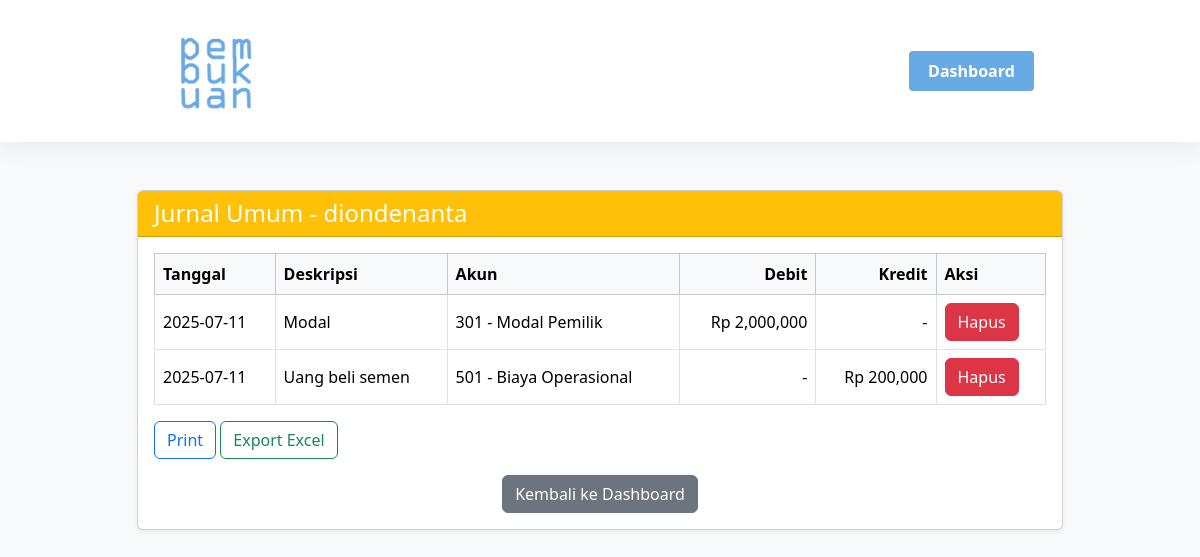
The app's page /jurnal.php (signed in) with its own data.
### tables this page shows
CREATE TABLE `transactions` (
  `id` int NOT NULL,
  `date` date NOT NULL,
  `description` text,
  `type` enum('debit','kredit') NOT NULL,
  `amount` double NOT NULL,
  `account_id` int NOT NULL,
  `user_id` int DEFAULT NULL
);

CREATE TABLE `accounts` (
  `id` int NOT NULL,
  `account_code` varchar(10) NOT NULL,
  `name` varchar(100) NOT NULL,
  `type` enum('aset','liabilitas','modal','pendapatan','beban') NOT NULL
);

### php/function.php (called while the page is built, shortened)
<?php
include 'koneksi.php';
function getJurnalUmum() {
    global $conn;
    $user_id = $_SESSION['user_id'];
    $result = $conn->query("
        SELECT t.id, t.date, t.description, a.account_code, a.name AS account_name, t.type, t.amount
        FROM transactions t
        JOIN accounts a ON t.account_id = a.id
        WHERE t.user_id = $user_id
        ORDER BY t.date ASC
    ");
    return $result->fetch_all(MYSQLI_ASSOC);
}
?>

### jurnal.php (the view, shortened to what this page needs)
<?php
include 'php/koneksi.php';
include 'php/function.php';
$jurnal = getJurnalUmum();
?>
<!DOCTYPE html>
<html>
<head>
    <link href="https://cdn.jsdelivr.net/npm/bootstrap@5.3.3/dist/css/bootstrap.min.css" rel="stylesheet">
</head>
<body class="bg-light">
    <div class="navbar">
        <div class="container">
            <a class="navbar-brand" href="#"><img src="./img/icon.png" alt=""></a>
            <a href="index.php" class="logout-btn">Dashboard</a>
        </div>
    </div>
    <div class="container py-5">
        <div class="row justify-content-center">
            <div class="col-md-10">
                <div class="card shadow-sm">
                    <div class="card-header bg-warning text-white">
                        <h4 class="mb-0">Jurnal Umum - <?= htmlspecialchars($_SESSION['username']) ?></h4>
                    </div>
                    <div class="card-body">
                        <div class="table-responsive">
                            <table class="table table-bordered table-hover align-middle">
                                <thead class="table-light">
                                    <tr>
                                        <th>Tanggal</th>
                                        <th>Deskripsi</th>
                                        <th>Akun</th>
                                        <th class="text-end">Debit</th>
                                        <th class="text-end">Kredit</th>
                                        <th>Aksi</th>
                                    </tr>
                                </thead>
                                <tbody>
                                    <?php if (count($jurnal) > 0): ?>
                                        <?php foreach ($jurnal as $row): ?>
                                            <tr>
                                                <td><?= htmlspecialchars($row['date']) ?></td>
                                                <td><?= htmlspecialchars($row['description']) ?></td>
                                                <td><?= htmlspecialchars($row['account_code']) ?> - <?= htmlspecialchars($row['account_name']) ?></td>
                                                <td class="text-end"><?= ($row['type'] === 'debit') ? 'Rp ' . number_format($row['amount']) : '-' ?></td>
                                                <td class="text-end"><?= ($row['type'] === 'kredit') ? 'Rp ' . number_format($row['amount']) : '-' ?></td>
                                                <td><a href="hapus-transaksi.php?id=<?= $row['id'] ?>" class="btn btn-danger" onclick="return confirm('Yakin ingin menghapus transaksi ini?')">Hapus</a></td>
                                            </tr>
                                        <?php endforeach; ?>
                                    <?php else: ?>
                                        <tr>
                                            <td colspan="6" class="text-center">Tidak ada transaksi.</td>
                                        </tr>
                                    <?php endif; ?>
                                </tbody>
                            </table>
                            <button onclick="window.print()" class="btn btn-outline-primary">
                            Print
                            </button>
                            <a href="export-jurnal.php" class="btn btn-outline-success">
                                Export Excel
                            </a>
                        </div>
                        <div class="mt-3 text-center">
                            <a href="index.php" class="btn btn-secondary">Kembali ke Dashboard</a>
                        </div>
                    </div>
                </div>
            </div>
        </div>
    </div>
</body>
</html>

### jurnal.php (style rules this page uses)
.navbar { background: #fff; color: #1a1a1a; padding: 1rem 0; filter: drop-shadow(0 2px 12px rgba(0,0,0,0.07)); position: sticky; top: 0; }
.navbar .container { display: flex; justify-content: space-between; align-items: center; max-width: 900px; margin: 0 auto; padding: 0 1rem; }
.navbar-brand { font-size: 1.3rem; font-weight: bold; text-decoration: none; color: #fff; }
.navbar-brand img { height: 100px; width: auto; }
.logout-btn { background: #68aae3; color: #fff; border: none; padding: 0.5rem 1.2rem; border-radius: 4px; cursor: pointer; font-weight: bold; text-decoration: none; transition: background 0.2s; }

### records on screen
transactions: date "2025-07-11", description "Modal", account.account_code "301", account.name "Modal Pemilik", amount "2,000,000"
transactions: date "2025-07-11", description "Uang beli semen", account.account_code "501", account.name "Biaya Operasional", amount "200,000"

### other values on screen
$_SESSION['username'] "diondenanta"
